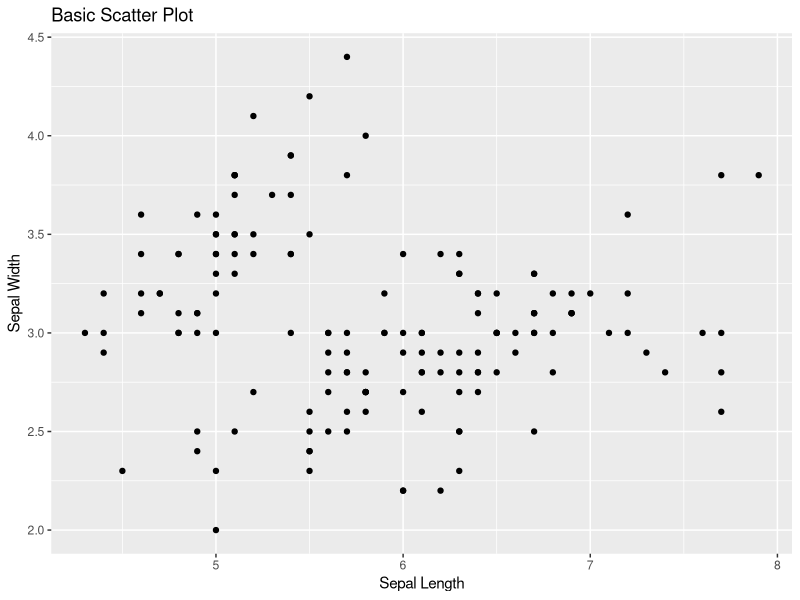
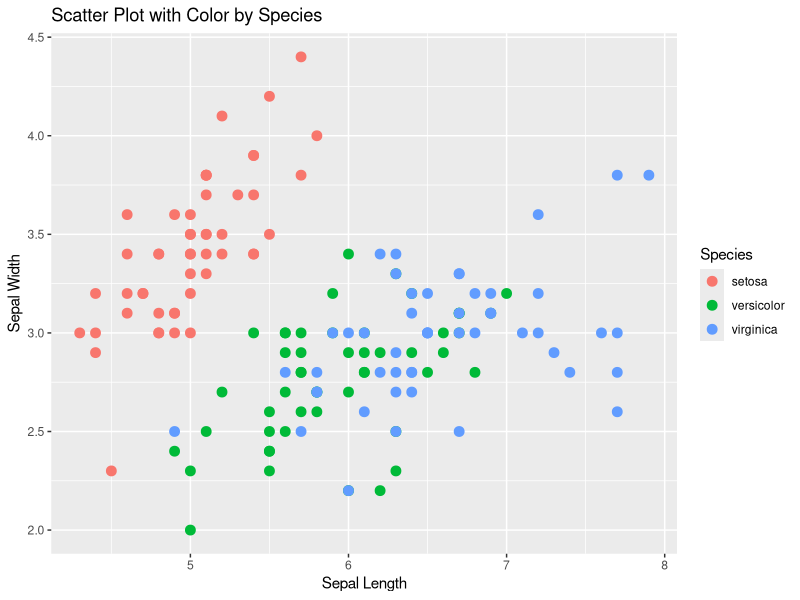
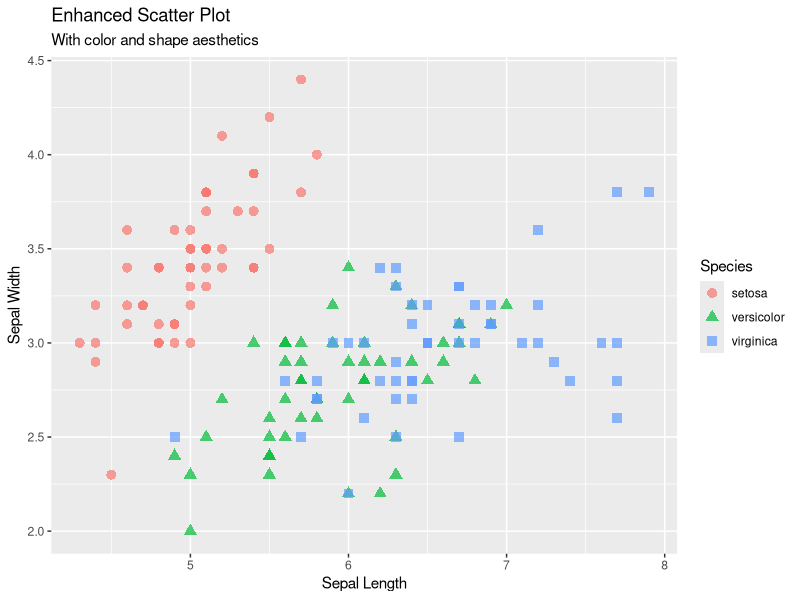
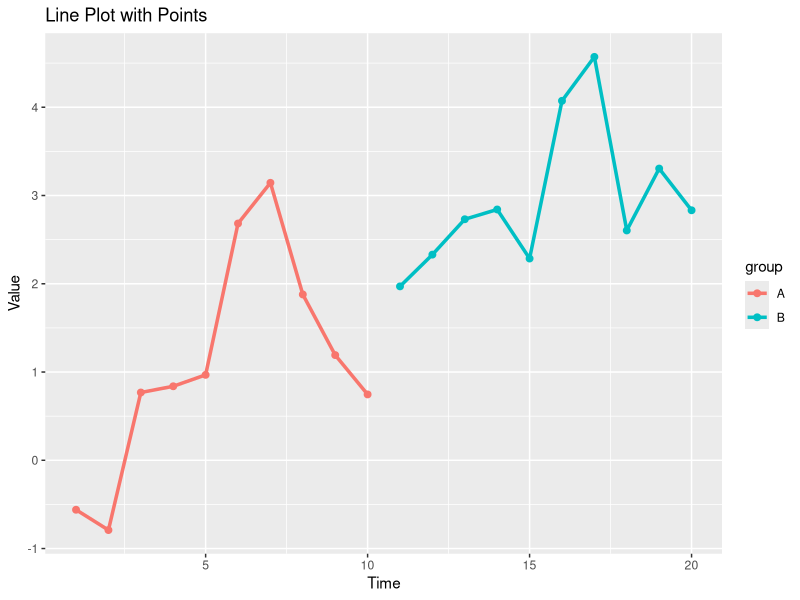
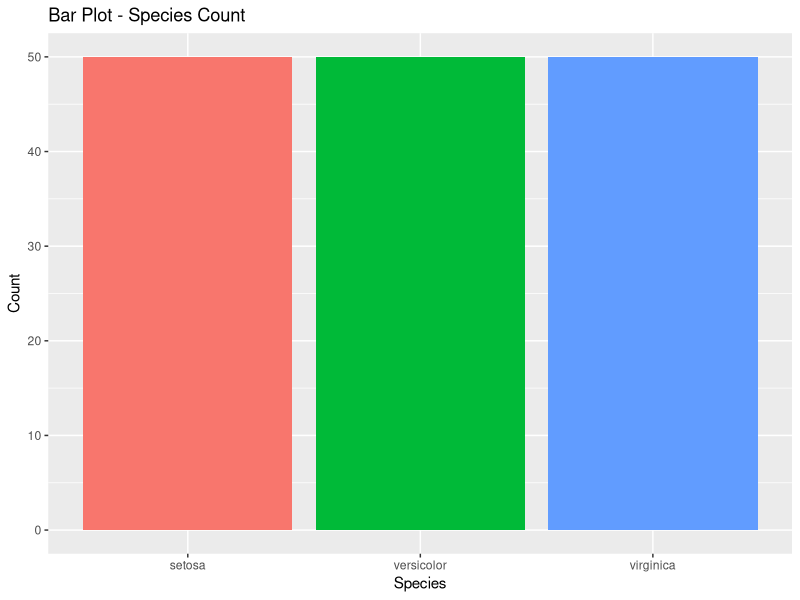
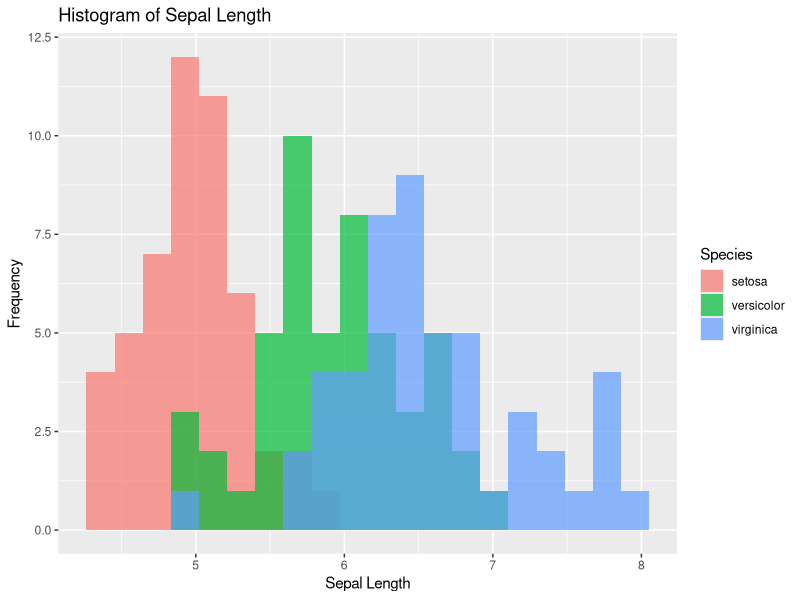
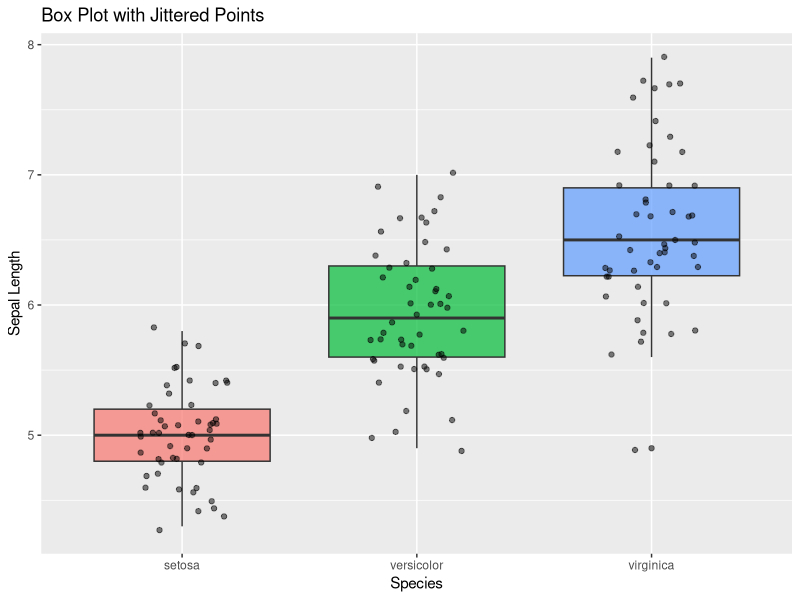
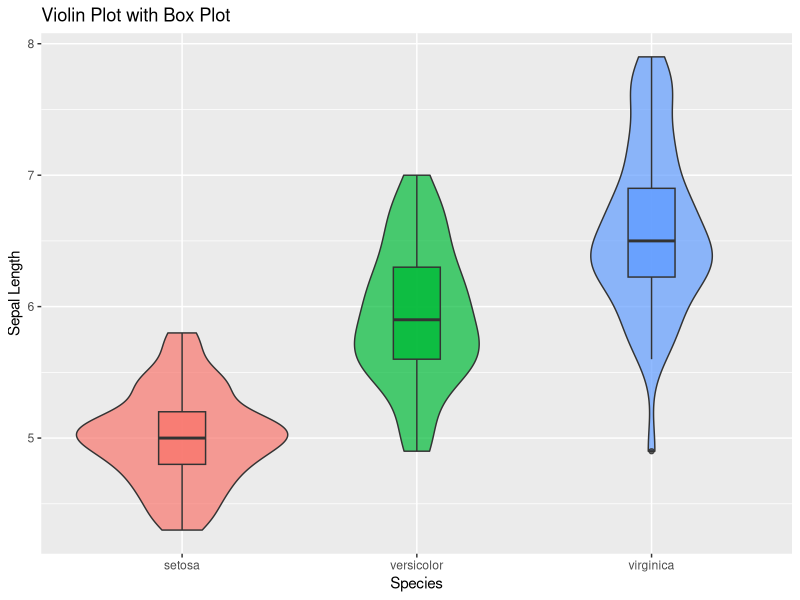

Generate these figures, in order, with R:
# ggplot2: Advanced Data Visualization
# This script demonstrates the Grammar of Graphics using ggplot2
# Covers layers, aesthetics, geoms, facets, themes, and advanced visualizations

# Clear workspace
rm(list = ls())

cat("=== ggplot2 Advanced Visualization Tutorial ===\n")
cat("Comprehensive guide to professional data visualization with ggplot2\n\n")

# Load required libraries
if (!require(ggplot2)) {
  install.packages("ggplot2")
  library(ggplot2)
}

if (!require(dplyr)) {
  install.packages("dplyr")
  library(dplyr)
}

if (!require(gridExtra)) {
  install.packages("gridExtra")
  library(gridExtra)
}

if (!require(scales)) {
  install.packages("scales")
  library(scales)
}

cat("Required packages loaded successfully\n\n")

# =============================================================================
# GGPLOT2 BASICS
# =============================================================================

cat("1. GGPLOT2 BASICS\n")
cat("================\n\n")

# Basic ggplot syntax
cat("Basic ggplot2 syntax and components:\n")
print("ggplot(data) + aes(x, y) + geom_*() + additional_layers")

# Basic scatter plot
p1 <- ggplot(iris, aes(x = Sepal.Length, y = Sepal.Width)) +
  geom_point() +
  labs(title = "Basic Scatter Plot",
       x = "Sepal Length", 
       y = "Sepal Width")

print(p1)

# Adding color by group
p2 <- ggplot(iris, aes(x = Sepal.Length, y = Sepal.Width, color = Species)) +
  geom_point(size = 3) +
  labs(title = "Scatter Plot with Color by Species",
       x = "Sepal Length", 
       y = "Sepal Width")

print(p2)

# Adding shape and transparency
p3 <- ggplot(iris, aes(x = Sepal.Length, y = Sepal.Width, 
                       color = Species, shape = Species)) +
  geom_point(size = 3, alpha = 0.7) +
  labs(title = "Enhanced Scatter Plot",
       x = "Sepal Length", 
       y = "Sepal Width",
       subtitle = "With color and shape aesthetics")

print(p3)

cat("\n")

# =============================================================================
# GEOMETRIC OBJECTS (GEOMS)
# =============================================================================

cat("2. GEOMETRIC OBJECTS (GEOMS)\n")
cat("============================\n\n")

# Create sample data
set.seed(123)
sample_data <- data.frame(
  x = 1:20,
  y = cumsum(rnorm(20)),
  group = rep(c("A", "B"), each = 10),
  size_var = sample(1:5, 20, replace = TRUE)
)

# Line plot
p4 <- ggplot(sample_data, aes(x = x, y = y, color = group)) +
  geom_line(size = 1.2) +
  geom_point(size = 2) +
  labs(title = "Line Plot with Points",
       x = "Time", y = "Value")

print(p4)

# Bar plot
p5 <- ggplot(iris, aes(x = Species, fill = Species)) +
  geom_bar() +
  labs(title = "Bar Plot - Species Count",
       x = "Species", y = "Count") +
  theme(legend.position = "none")

print(p5)

# Histogram
p6 <- ggplot(iris, aes(x = Sepal.Length, fill = Species)) +
  geom_histogram(bins = 20, alpha = 0.7, position = "identity") +
  labs(title = "Histogram of Sepal Length",
       x = "Sepal Length", y = "Frequency")

print(p6)

# Box plot
p7 <- ggplot(iris, aes(x = Species, y = Sepal.Length, fill = Species)) +
  geom_boxplot(alpha = 0.7) +
  geom_jitter(width = 0.2, alpha = 0.5) +
  labs(title = "Box Plot with Jittered Points",
       x = "Species", y = "Sepal Length") +
  theme(legend.position = "none")

print(p7)

# Violin plot
p8 <- ggplot(iris, aes(x = Species, y = Sepal.Length, fill = Species)) +
  geom_violin(alpha = 0.7) +
  geom_boxplot(width = 0.2, alpha = 0.8) +
  labs(title = "Violin Plot with Box Plot",
       x = "Species", y = "Sepal Length") +
  theme(legend.position = "none")

print(p8)

cat("\n")

# =============================================================================
# STATISTICAL TRANSFORMATIONS
# =============================================================================

cat("3. STATISTICAL TRANSFORMATIONS\n")
cat("==============================\n\n")

# Smooth lines and confidence intervals
p9 <- ggplot(iris, aes(x = Sepal.Length, y = Sepal.Width, color = Species)) +
  geom_point(alpha = 0.6) +
  geom_smooth(method = "lm", se = TRUE) +
  labs(title = "Linear Regression Lines by Species",
       x = "Sepal Length", y = "Sepal Width")

print(p9)

# Density plots
p10 <- ggplot(iris, aes(x = Sepal.Length, fill = Species)) +
  geom_density(alpha = 0.6) +
  labs(title = "Density Plot of Sepal Length",
       x = "Sepal Length", y = "Density")

print(p10)

# Statistical summary
p11 <- ggplot(iris, aes(x = Species, y = Sepal.Length)) +
  stat_summary(fun = mean, geom = "point", size = 4, color = "red") +
  stat_summary(fun.data = mean_se, geom = "errorbar", width = 0.2) +
  geom_jitter(alpha = 0.3, width = 0.2) +
  labs(title = "Mean and Standard Error",
       x = "Species", y = "Sepal Length")

print(p11)

cat("\n")

# =============================================================================
# FACETING
# =============================================================================

cat("4. FACETING\n")
cat("===========\n\n")

# Create expanded dataset for faceting
iris_long <- iris %>%
  tidyr::pivot_longer(cols = c(Sepal.Length, Sepal.Width, 
                               Petal.Length, Petal.Width),
                      names_to = "Measurement", 
                      values_to = "Value")

# Facet wrap
p12 <- ggplot(iris_long, aes(x = Species, y = Value, fill = Species)) +
  geom_boxplot() +
  facet_wrap(~ Measurement, scales = "free_y") +
  labs(title = "Iris Measurements by Species",
       x = "Species", y = "Value") +
  theme(legend.position = "none",
        axis.text.x = element_text(angle = 45, hjust = 1))

print(p12)

# Facet grid
p13 <- ggplot(iris, aes(x = Sepal.Length, y = Sepal.Width)) +
  geom_point(aes(color = Species), size = 2) +
  geom_smooth(method = "lm", se = FALSE) +
  facet_grid(. ~ Species) +
  labs(title = "Sepal Dimensions by Species",
       x = "Sepal Length", y = "Sepal Width")

print(p13)

cat("\n")

# =============================================================================
# THEMES AND CUSTOMIZATION
# =============================================================================

cat("5. THEMES AND CUSTOMIZATION\n")
cat("===========================\n\n")

# Built-in themes
p14 <- ggplot(iris, aes(x = Sepal.Length, y = Sepal.Width, color = Species)) +
  geom_point(size = 3) +
  labs(title = "Different Themes Comparison")

# Classic theme
p14_classic <- p14 + theme_classic() + ggtitle("Classic Theme")

# Minimal theme
p14_minimal <- p14 + theme_minimal() + ggtitle("Minimal Theme")

# Dark theme
p14_dark <- p14 + theme_dark() + ggtitle("Dark Theme")

# Void theme
p14_void <- p14 + theme_void() + ggtitle("Void Theme")

# Arrange multiple themes
grid.arrange(p14_classic, p14_minimal, p14_dark, p14_void, ncol = 2)

# Custom theme
custom_theme <- theme_minimal() +
  theme(
    plot.title = element_text(size = 16, face = "bold", hjust = 0.5),
    plot.subtitle = element_text(size = 12, hjust = 0.5),
    axis.title = element_text(size = 12, face = "bold"),
    axis.text = element_text(size = 10),
    legend.title = element_text(size = 12, face = "bold"),
    legend.text = element_text(size = 10),
    panel.grid.major = element_line(color = "gray90", size = 0.5),
    panel.grid.minor = element_blank(),
    panel.background = element_rect(fill = "white", color = "black"),
    strip.text = element_text(size = 11, face = "bold"),
    strip.background = element_rect(fill = "lightblue", color = "black")
  )

p15 <- ggplot(iris, aes(x = Sepal.Length, y = Sepal.Width, color = Species)) +
  geom_point(size = 3, alpha = 0.8) +
  labs(title = "Custom Theme Example",
       subtitle = "Professional styling with custom elements",
       x = "Sepal Length (cm)", 
       y = "Sepal Width (cm)",
       color = "Iris Species") +
  custom_theme

print(p15)

cat("\n")

# =============================================================================
# SCALES AND COLORS
# =============================================================================

cat("6. SCALES AND COLORS\n")
cat("====================\n\n")

# Color scales
p16 <- ggplot(iris, aes(x = Sepal.Length, y = Sepal.Width, color = Species)) +
  geom_point(size = 3) +
  scale_color_manual(values = c("setosa" = "#FF6B6B", 
                               "versicolor" = "#4ECDC4", 
                               "virginica" = "#45B7D1")) +
  labs(title = "Custom Color Palette")

print(p16)

# Gradient colors
sample_data_continuous <- data.frame(
  x = rnorm(100),
  y = rnorm(100),
  z = rnorm(100)
)

p17 <- ggplot(sample_data_continuous, aes(x = x, y = y, color = z)) +
  geom_point(size = 3) +
  scale_color_gradient2(low = "blue", mid = "white", high = "red",
                       midpoint = 0) +
  labs(title = "Gradient Color Scale",
       color = "Z Value")

print(p17)

# Scale transformations
economics_data <- data.frame(
  date = seq(as.Date("2020-01-01"), as.Date("2024-12-31"), by = "month"),
  value = exp(cumsum(rnorm(60, 0, 0.1))) * 1000
)

p18 <- ggplot(economics_data, aes(x = date, y = value)) +
  geom_line(color = "blue", size = 1.2) +
  scale_y_log10(labels = scales::dollar_format()) +
  scale_x_date(date_labels = "%Y", date_breaks = "1 year") +
  labs(title = "Log Scale Transformation",
       x = "Date", y = "Value (Log Scale)")

print(p18)

cat("\n")

# =============================================================================
# ADVANCED VISUALIZATIONS
# =============================================================================

cat("7. ADVANCED VISUALIZATIONS\n")
cat("==========================\n\n")

# Heatmap
# Create correlation matrix
cor_matrix <- cor(iris[, 1:4])
cor_df <- expand.grid(Var1 = rownames(cor_matrix), 
                      Var2 = colnames(cor_matrix))
cor_df$value <- as.vector(cor_matrix)

p19 <- ggplot(cor_df, aes(x = Var1, y = Var2, fill = value)) +
  geom_tile() +
  scale_fill_gradient2(low = "blue", mid = "white", high = "red",
                      midpoint = 0, name = "Correlation") +
  theme_minimal() +
  theme(axis.text.x = element_text(angle = 45, hjust = 1)) +
  labs(title = "Correlation Heatmap",
       x = "", y = "")

print(p19)

# Ridgeline plot (density by group)
if (!require(ggridges)) {
  install.packages("ggridges")
  library(ggridges)
}

p20 <- ggplot(iris, aes(x = Sepal.Length, y = Species, fill = Species)) +
  geom_density_ridges(alpha = 0.7) +
  labs(title = "Ridgeline Plot",
       x = "Sepal Length", y = "Species") +
  theme_ridges() +
  theme(legend.position = "none")

print(p20)

# Bubble chart
p21 <- ggplot(iris, aes(x = Sepal.Length, y = Sepal.Width, 
                       size = Petal.Length, color = Species)) +
  geom_point(alpha = 0.7) +
  scale_size_continuous(range = c(2, 10), name = "Petal Length") +
  labs(title = "Bubble Chart",
       x = "Sepal Length", y = "Sepal Width")

print(p21)

cat("\n")

# =============================================================================
# PRACTICAL EXAMPLES
# =============================================================================

cat("8. PRACTICAL EXAMPLES\n")
cat("=====================\n\n")

# Example 1: Business Dashboard
cat("Example 1: Sales Performance Dashboard\n")
# Create business data
business_data <- data.frame(
  month = rep(month.abb, 2),
  year = rep(c(2023, 2024), each = 12),
  sales = c(runif(12, 45000, 65000), runif(12, 50000, 70000)),
  region = rep(c("North", "South", "East", "West"), 6),
  product = rep(c("Product A", "Product B", "Product C"), 8)
)

# Multi-panel dashboard
p22 <- ggplot(business_data, aes(x = month, y = sales, color = factor(year))) +
  geom_line(aes(group = year), size = 1.2) +
  geom_point(size = 2) +
  facet_grid(region ~ .) +
  scale_y_continuous(labels = scales::dollar_format()) +
  labs(title = "Regional Sales Performance",
       subtitle = "Year-over-year comparison by region",
       x = "Month", y = "Sales Revenue",
       color = "Year") +
  theme_minimal() +
  theme(axis.text.x = element_text(angle = 45, hjust = 1),
        strip.text.y = element_text(angle = 0))

print(p22)

# Example 2: Scientific Publication Plot
cat("\nExample 2: Scientific Publication Quality Plot\n")
# Create experimental data
experimental_data <- data.frame(
  dose = rep(c(0, 5, 10, 25, 50, 100), each = 6),
  response = c(rnorm(6, 10, 2), rnorm(6, 15, 2), rnorm(6, 25, 3),
               rnorm(6, 40, 4), rnorm(6, 55, 5), rnorm(6, 65, 4)),
  treatment = rep(c("Control", "Treatment A", "Treatment B"), 12)
)

p23 <- ggplot(experimental_data, aes(x = dose, y = response, color = treatment)) +
  geom_point(position = position_jitter(width = 2), alpha = 0.6, size = 2) +
  stat_summary(fun = mean, geom = "line", size = 1.2) +
  stat_summary(fun = mean, geom = "point", size = 3, shape = 21, 
               fill = "white", stroke = 1.5) +
  stat_summary(fun.data = mean_se, geom = "errorbar", width = 3) +
  scale_x_continuous(breaks = c(0, 5, 10, 25, 50, 100)) +
  scale_color_manual(values = c("#E74C3C", "#3498DB", "#2ECC71")) +
  labs(title = "Dose-Response Relationship",
       subtitle = "Effect of treatment on cellular response",
       x = "Dose (μg/mL)", 
       y = "Response (arbitrary units)",
       color = "Treatment Group",
       caption = "Error bars represent standard error of the mean") +
  theme_classic() +
  theme(
    plot.title = element_text(size = 14, face = "bold"),
    plot.subtitle = element_text(size = 12),
    axis.title = element_text(size = 12),
    legend.position = "bottom",
    panel.grid.major.y = element_line(color = "gray90", size = 0.5)
  )

print(p23)

# Example 3: Time Series Analysis
cat("\nExample 3: Time Series Visualization\n")
# Create time series data
dates <- seq(as.Date("2020-01-01"), as.Date("2024-12-31"), by = "week")
ts_data <- data.frame(
  date = dates,
  value = cumsum(rnorm(length(dates), 0, 1)) + 
          10 * sin(2 * pi * as.numeric(dates) / 365.25) + 100,
  trend = seq(100, 120, length.out = length(dates)),
  seasonal = 10 * sin(2 * pi * as.numeric(dates) / 365.25)
)

p24 <- ggplot(ts_data, aes(x = date)) +
  geom_ribbon(aes(ymin = value - 5, ymax = value + 5), 
              alpha = 0.3, fill = "lightblue") +
  geom_line(aes(y = value), color = "darkblue", size = 1) +
  geom_line(aes(y = trend), color = "red", linetype = "dashed", size = 1) +
  scale_x_date(date_labels = "%Y", date_breaks = "1 year") +
  labs(title = "Time Series Analysis",
       subtitle = "Observed values with trend and confidence interval",
       x = "Date", y = "Value",
       caption = "Blue line: observed data, Red dashed: trend, 
                  Shaded area: confidence interval") +
  theme_minimal() +
  theme(plot.caption = element_text(size = 9, color = "gray60"))

print(p24)

cat("\n")

# =============================================================================
# SAVING HIGH-QUALITY PLOTS
# =============================================================================

cat("9. SAVING HIGH-QUALITY PLOTS\n")
cat("============================\n\n")

cat("Demonstrating how to save publication-quality plots...\n")

# Create a final polished plot
final_plot <- ggplot(iris, aes(x = Sepal.Length, y = Sepal.Width, 
                              color = Species, shape = Species)) +
  geom_point(size = 3, alpha = 0.8) +
  geom_smooth(method = "lm", se = FALSE, linetype = "dashed") +
  scale_color_manual(values = c("#E74C3C", "#3498DB", "#2ECC71"),
                    name = "Species") +
  scale_shape_manual(values = c(16, 17, 18), name = "Species") +
  labs(title = "Relationship between Sepal Length and Width",
       subtitle = "Data from the famous iris dataset",
       x = "Sepal Length (cm)", 
       y = "Sepal Width (cm)",
       caption = "Source: Fisher's Iris Dataset") +
  theme_classic() +
  theme(
    plot.title = element_text(size = 16, face = "bold", hjust = 0.5),
    plot.subtitle = element_text(size = 12, hjust = 0.5),
    axis.title = element_text(size = 12),
    legend.position = "bottom",
    legend.box = "horizontal"
  )

print(final_plot)

# Save in different formats
ggsave("iris_analysis.png", final_plot, width = 10, height = 8, dpi = 300)
ggsave("iris_analysis.pdf", final_plot, width = 10, height = 8)
ggsave("iris_analysis.eps", final_plot, width = 10, height = 8)

cat("High-quality plots saved as:\n")
cat("- iris_analysis.png (300 DPI)\n")
cat("- iris_analysis.pdf (vector format)\n")
cat("- iris_analysis.eps (publication format)\n\n")

# =============================================================================
# ANIMATION WITH GGANIMATE (OPTIONAL)
# =============================================================================

cat("10. ANIMATION CAPABILITIES\n")
cat("==========================\n\n")

cat("Note: For animations, install and load gganimate package\n")
cat("Example animation code:\n")
cat("library(gganimate)\n")
cat("animated_plot <- ggplot(data) + geom_*() + transition_*()\n")
cat("anim <- animate(animated_plot)\n")
cat("anim_save('animation.gif', anim)\n\n")

cat("=== Tutorial Complete ===\n")
cat("You've mastered ggplot2 visualization!\n")
cat("Key concepts covered:\n")
cat("- Grammar of Graphics principles\n")
cat("- Aesthetic mappings and geoms\n")
cat("- Statistical transformations\n")
cat("- Faceting and themes\n")
cat("- Color scales and customization\n")
cat("- Professional publication-quality plots\n\n")

# Clean up generated files
if(file.exists("iris_analysis.png")) file.remove("iris_analysis.png")
if(file.exists("iris_analysis.pdf")) file.remove("iris_analysis.pdf")
if(file.exists("iris_analysis.eps")) file.remove("iris_analysis.eps")

cat("Note: Example files were created and cleaned up for demo purposes\n")
cat("In practice, save your visualizations for reports and presentations!\n")
